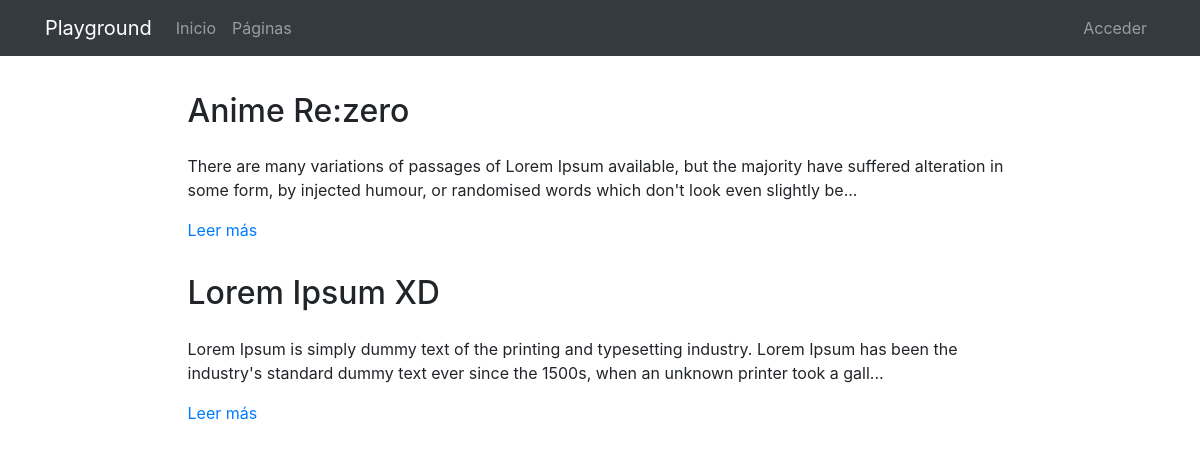
The page /pages/ on the database as committed earlier.
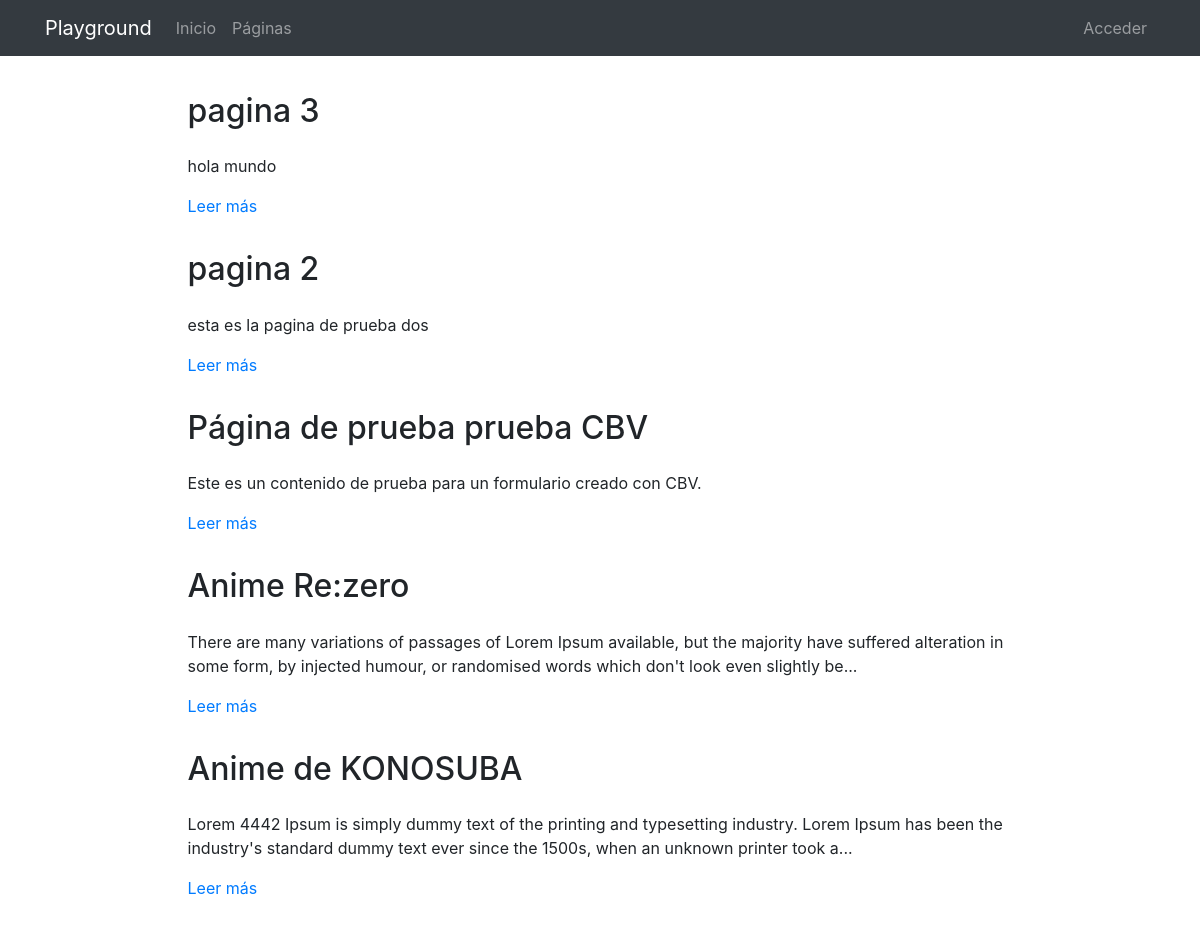
The same page on the database as committed later.
### pages/models.py (models this page shows, shortened)
class Page(models.Model):
    title = models.CharField(verbose_name="Título", max_length=200)
    content = RichTextField(verbose_name="Contenido")
    order = models.SmallIntegerField(verbose_name="Orden", default=0)
    created = models.DateTimeField(auto_now_add=True, verbose_name="Fecha de creación")
    updated = models.DateTimeField(auto_now=True, verbose_name="Fecha de edición")
    class Meta:
        verbose_name = "página"
        verbose_name_plural = "páginas"
        ordering = ['order', 'title']

### pages/views.py (the view)
# urls.py: path('', PageListView.as_view(), name='pages'),
class PageListView(ListView):
    model = Page

### pages/templates/pages/page_list.html (shortened to what this page needs)
{% extends 'core/base.html' %}
{% load static %}
{% block content %}
{% include 'pages/includes/pages_menu.html' %}
<main role="main">
  <div class="container mb-4">
    {% for page in page_list|dictsort:"id" reversed %}
      <div class="row mt-3">
        <div class="col-md-9 mx-auto">
          <h2 class="mb-4">{{page.title}}</h2>
          <div>
            <p>{{page.content|striptags|safe|truncatechars:"200"}}</p>
            <p><a href="{% url 'pages:page' page.id page.title|slugify %}">Leer más</a>
            </p>
          </div>
        </div>
      </div>
    {% endfor %}
  </div>
</main>
{% endblock %}

### core/templates/core/base.html (shortened to what this page needs)
<!DOCTYPE html>
<html lang="es">
  <head>
    {% load static %}
    <link href="{% static 'core/vendor/bootstrap/css/bootstrap.min.css' %}" rel="stylesheet">
    <link href="{% static 'core/vendor/font-awesome/css/font-awesome.min.css' %}" rel="stylesheet" type="text/css">
    <link href="{% static 'core/css/main.css' %}" rel="stylesheet">
  </head>
  <body>
    <body>
      <nav class="navbar navbar-expand-lg navbar-dark bg-dark">
        <div class="container">
          <a class="navbar-brand" href="{% url 'home' %}">Playground</a>
          <div class="collapse navbar-collapse" id="ned">
            <ul class="navbar-nav mr-auto">
              <li class="nav-item">
                <a class="nav-link" href="{% url 'home' %}">Inicio</a>
              </li>
              <li class="nav-item">
                <a class="nav-link" href="{% url 'pages:pages' %}">Páginas</a>
              </li>
            </ul>
            <ul class="navbar-nav">
              <li class="nav-item">
                <a class="nav-link" href="/admin/">
                  {% if request.user.is_staff %}Admin{% else %}Acceder{% endif %}
                </a>
              </li>
            </ul>
          </div>
        </div>
      </nav>
      {% block content %}{% endblock %}
  </body>
</html>

### pages/templates/pages/includes/pages_menu.html (shortened to what this page needs)
{% load static %}
<link href="{% static 'pages/css/custom_ckeditor.css' %}" rel="stylesheet">

### core/static/core/css/main.css (style rules this page uses)
main { padding-top: 20px; }
:root { --jumbotron-padding-y: 3rem; }

Rows that differ between the two databases and show on the page:
added Page: title "pagina 3", content "hola mundo"
added Page: title "pagina 2", content "esta es la pagina de prueba dos"
added Page: title "Página de prueba prueba CBV", content "Este es un contenido de prueba para un formulario creado con CBV."
changed Page: title "Lorem Ipsum XD" → "Anime de KONOSUBA"; content "Lorem Ipsum is simply dummy text of the printing and typesetting industry. Lorem Ipsum has been the industry's standard dummy text ever since the 1500s, when an unknown printer took a gall..." → "Lorem 4442 Ipsum is simply dummy text of the printing and typesetting industry. Lorem Ipsum has been the industry's standard dummy text ever since the 1500s, when an unknown printer took a..."
